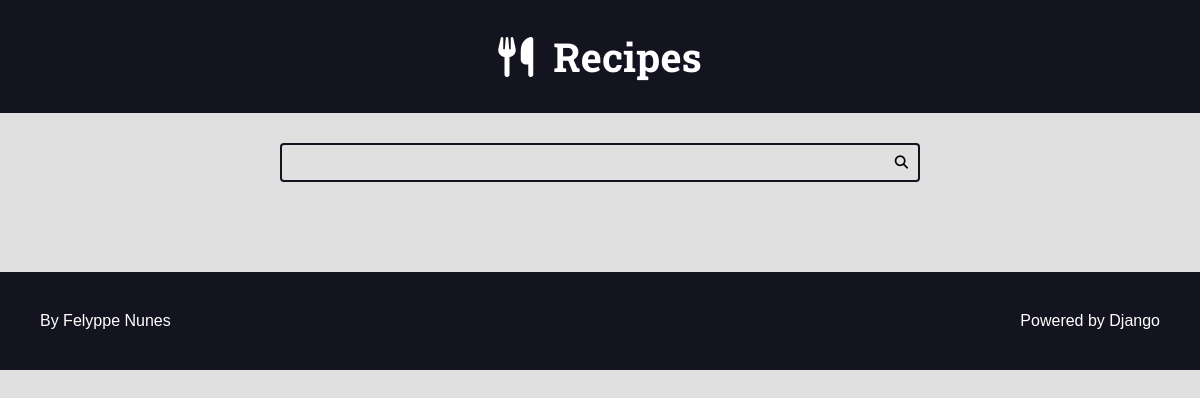
The app's page /recipes/category/2/, older data.
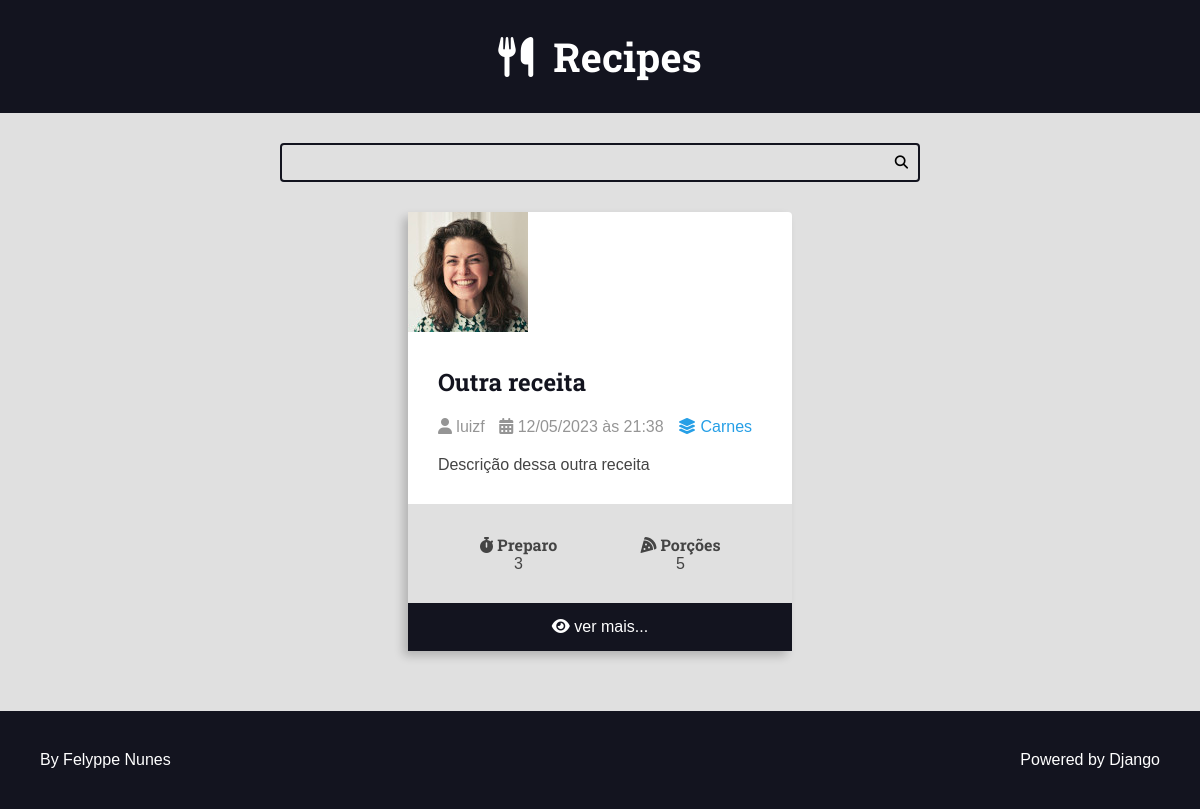
The same page, newer data.
### recipes/models.py (models this page shows, shortened)
class Recipe(models.Model):
    title = models.CharField(max_length=65)
    description = models.CharField(max_length=165)
    slug = models.SlugField()
    preparation_time = models.IntegerField()
    preparation_time_unit = models.CharField(max_length=65)
    servings = models.IntegerField()
    servings_unit = models.CharField(max_length=65)
    preparation_steps = models.TextField()
    preparation_steps_is_html = models.BooleanField(default=False)
    created_at = models.DateTimeField(auto_now_add=True)
    updated_at = models.DateTimeField(auto_now=True)
    is_published = models.BooleanField(default=False)
    cover = models.ImageField(upload_to='recipes/covers/%Y/%m/%d/', blank=True, default='')
    category = models.ForeignKey(Category, on_delete=models.SET_NULL, null=True)
    author = models.ForeignKey(User, on_delete=models.SET_NULL, null=True)

class Category(models.Model):
    name = models.CharField(max_length=65)

### recipes/views.py (the view)
# urls.py: path('recipes/category/<int:category_id>/', views.category, name="category"),
def category(request, category_id):
    recipes = Recipe.objects.filter(
        category__id=category_id  #__ serve para acessar campos da foreign key
    ).order_by('-id')
    return render(request, 'recipes/pages/home.html', {
        'recipes': recipes #[make_recipe() for _ in range(10)]
    }
)

### recipes/templates/recipes/pages/home.html (shortened to what this page needs)
{% extends 'global/base.html' %}
{% block content %}
<div class="main-content main-content-list container">
    {% for recipe in recipes %}
        {% include 'recipes/partials/recipe.html' %}
    {% endfor %}
</div>
{% endblock content %}

### recipes/templates/recipes/partials/recipe.html
<div class="recipe recipe-list-item">
    {% if recipe.cover %}
        <div class="recipe-cover">
            <a href='{% url "recipes:recipe" recipe.id %}'>
                <img src='{{ recipe.cover.url }}' alt="temporário"> {% comment %}Se n achar o url da imagem, da erro!{% endcomment %}
            </a>
        </div>
    {% endif %}
    <div class="recipe-title-container">
        <h2>
            <a href='{% url "recipes:recipe" recipe.id %}'>
                {{ recipe.title }}
            </a>
        </h2>
    </div>
    <div class="recipe-author">
        <span class="recipe-author-item">
            <i class="fa-solid fa-user"></i>
            {% if recipe.author.first_name  %}
                {{ recipe.author.first_name }} {{ recipe.author.last_name }}
            {% else %}
                {{ recipe.author.username }}
            {% endif %}
        </span>
        <span class="recipe-author-item">
            <i class="fa-solid fa-calendar-days"></i>
            {{ recipe.created_at|date:"d/m/Y" }} às {{ recipe.created_at|date:"H:i" }}
        </span>
        <span class="recipe-author-item">
            <a href="{% url 'recipes:category' recipe.category.id %}">
                <i class="fa-solid fa-layer-group"></i>
                <span>{{ recipe.category.name }} </span>
            </a>
        </span>
    </div>
    <div class="recipe-content">
        <p>{{ recipe.description }}</p>
    </div>
    <div class="recipe-meta-container">
        <div class="recipe-meta recipe-preparation">
            <h3 class="recipe-meta-title">
                <i class="fa-solid fa-stopwatch"></i>
                Preparo
            </h3>
            <div class="recipe-meta-text">
                {{ recipe.preparation_time }} {{ recipe.preparation_time.unit }}
            </div>
        </div>
        <div class="recipe-meta recipe-servings">
            <h3 class="recipe-meta-title">
                <i class="fa-solid fa-pizza-slice"></i>
                Porções
            </h3>
            <div class="recipe-meta-text">
                {{ recipe.servings }} {{ recipe.servings.unit }}
            </div>
        </div>
    </div>
    {% if is_detail_page is not True %}
        <footer class="recipe-footer">
            <a href="{% url 'recipes:recipe' recipe.id %}" class="recipe-read-more button button-dark button-full-width">
                <i class="fa-solid fa-eye"></i>
                <span>ver mais...</span>
            </a>
        </footer>
    {% endif %}
</div>

Row changes from the older to the newer data that the page shows:
added Recipe: cover (picture), title "Outra receita", author.username "luizf", created_at "12/05/2023", created_at "21:38", category.name "Carnes", description "Descrição dessa outra receita", preparation_time "3", servings "5"
